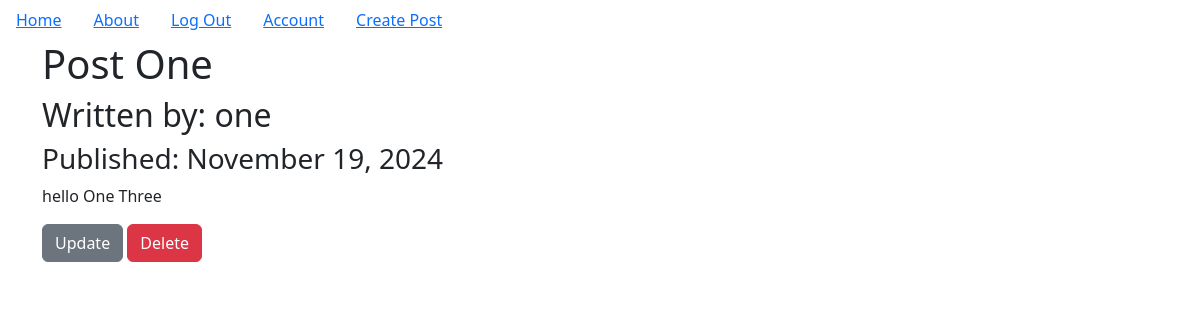
/1 (signed in), run on the app's committed database.
### companyblog/models.py (models this page shows, shortened)
class BlogPost(db.Model):
    __tablename__='BLOGPOST'
    users = db.relationship(User)
    id = db.Column(db.Integer, primary_key=True)
    user_id = db.Column(db.Integer, db.ForeignKey('users.id'), nullable=False)
    date = db.Column(db.DateTime, nullable=False, default = datetime.now())
    title = db.Column(db.String(140), nullable=False)
    text = db.Column(db.Text, nullable=False)

class User(db.Model, UserMixin):
    __tablename__='users'
    id = db.Column(db.Integer, primary_key = True)
    profile_image = db.Column(db.String(64), nullable =False, default='default_profile.png')
    email = db.Column(db.String(64), unique = True, index = True)
    username = db.Column(db.String(64), unique = True, index = True)
    password_hash = db.Column(db.String(128))
    posts = db.relationship('BlogPost', backref = 'author', lazy = True)

### companyblog/users/views.py (the view)
@users.route('/<username>')
def user_posts(username):
    page =  request.args.get('page', 1, type = int) # this will allow us to cycle through user posts through pages
    user = User.query.filter_by(username=username).first_or_404()   #if username is not found return 404
    blog_posts = BlogPost.query.filter_by(author = user).order_by(BlogPost.date.desc()).paginate( page=page, per_page=5)
    return render_template('user_blog_posts.html', blog_posts= blog_posts, user=user)

### companyblog/blog_posts/views.py (called while the page is built)
@blog_posts.route('/<int:blog_post_id>')
def blog_post(blog_post_id):
    blog_post=BlogPost.query.get_or_404(blog_post_id)
    return render_template('blog_post.html', title=blog_post.title,
                                            date=blog_post.date, post = blog_post)

### companyblog/models.py (called while the page is built)
@login_manager.user_loader
def load_user(user_id):
    return User.query.get(user_id)

### companyblog/templates/blog_post.html (shortened to what this page needs)
{% extends "base.html" %}
{% block content %}
<div class="container">
  <h1>{{ post.title }}</h1>
  <h2>Written by: {{post.author.username}}</h2>
  <h3>Published: {{ post.date.strftime('%B %d, %Y') }}</h3>
  <p>{{post.text}}</p>
    {% if post.author == current_user %}
    <div>
      <a class="btn btn-secondary" href="{{url_for('blog_posts.update', blog_post_id=post.id)}}">Update</a>
      <button type="button" class="btn btn-danger" data-bs-toggle="modal" data-bs-target="#del_modal">Delete</button>
    </div>
    {% endif %}
</div>
{% endblock content %}

### data on the page
BlogPost: title "Post One", date "November 19, 2024", text "hello One Three"
User: author.username "one"
